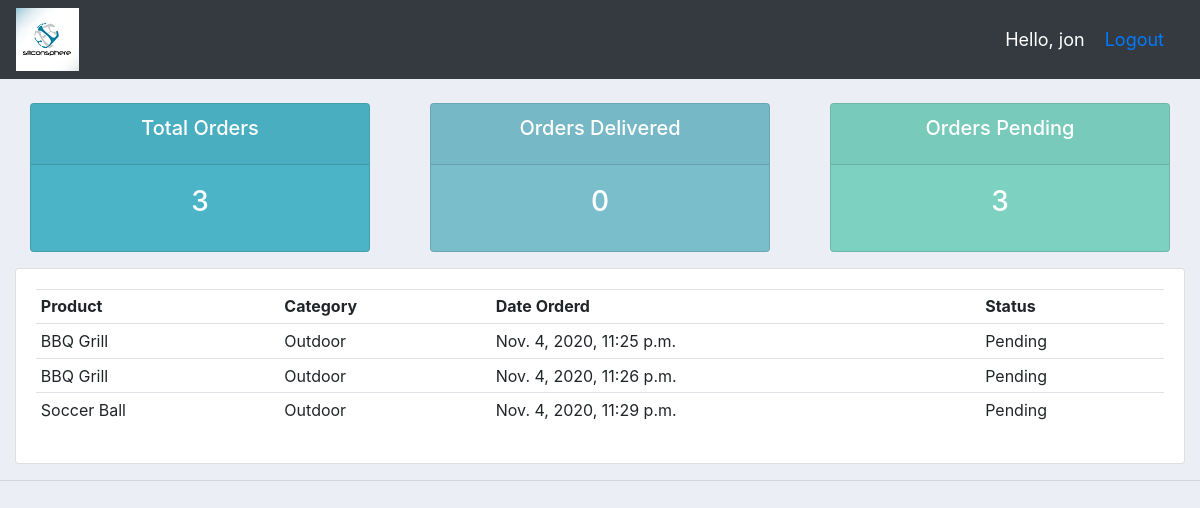
Page /user/ (signed in) on the committed database.
### accounts/models.py (models this page shows, shortened)
class Order(models.Model):
    STATUS = (
            ('Pending', 'Pending'),
            ('Out for delivery', 'Out for delivery'),
            ('Delivered', 'Delivered'),
    )
    customer = models.ForeignKey(Customer, null=True, on_delete=models.SET_NULL)
    product = models.ForeignKey(Product, null=True, on_delete=models.SET_NULL)
    date_created = models.DateTimeField(auto_now_add=True, null=True)
    status = models.CharField(max_length=200, null=True, choices=STATUS)

class Product(models.Model):
    CATEGORY = (
            ('Indoor', 'Indoor'),
            ('Outdoor', 'Outdoor'),
    )
    name = models.CharField(max_length=200, null=True)
    price = models.FloatField(null=True)
    category = models.CharField(max_length=200, null=True, choices=CATEGORY)
    description = models.CharField(max_length=200, null=True, blank=True)
    date_created = models.DateTimeField(auto_now_add=True, null=True)
    tags = models.ManyToManyField(Tag)
    def __str__(self):
        return self.name

### accounts/decorators.py (the view)
        def wrapper_func(request, *args, **kwargs):
            groups = None
            if request.user.groups.exists():
                groups = request.user.groups.all()[0].name
            if groups in allowed_roles:
                return view_func(request, *args, **kwargs)
            else:
                return HttpResponse('You are not authorized to access this page.')

### accounts/views.py (called while the page is built)
@login_required(login_url='login')
@allowed_users(allowed_roles=['customer'])
def userPage(request):
    orders = request.user.customer.order_set.all()
    total_orders = orders.count()
    delivered = orders.filter(status='Delivered').count()
    pending = orders.filter(status='Pending').count()
    context = {'orders':orders, 'order_count': total_orders, 'orders_delivered':delivered, 'orders_pending':pending}
    return render(request, 'accounts/user.html', context)

### accounts/templates/accounts/user.html
{% extends 'accounts/main.html' %}
{% block content %}
{% include 'accounts/status.html' %}
<div class="row">
	<div class="col-md">
		<div class="card card-body">
			<table class="table table-sm">
				<tr>
					<th>Product</th>
					<th>Category</th>
					<th>Date Orderd</th>
					<th>Status</th>
				</tr>
				{% for i in orders %}
				<tr>
					<td>{{i.product}}</td>
					<td>{{i.product.category}}</td>
					<td>{{i.date_created}}</td>
					<td>{{i.status}}</td>
				</tr>
				{% endfor %}
			</table>
		</div>
	</div>
</div>
{% endblock content %}

### accounts/templates/accounts/navbar.html (shortened to what this page needs)
{% load static %}
<nav class="navbar navbar-expand-lg navbar-dark bg-dark">
    <img src="{% static 'images/23.png' %}">
    <span class="rt-side-msg">Hello, {{ request.user }} </span>
    <span class="rt-side-msg"><a href="{% url 'logout' %}">Logout</a></span>
  </nav>

### static/css/main.css (style rules this page uses)
body { background-color: #ebeff5; }

### accounts/templates/accounts/navbar.html (style rules this page uses)
.rt-side-msg { font-size: 18px; color: #fff; margin-right: 20px; float: right; }

### rows in the picture
Order: product "BBQ Grill", product.category "Outdoor", date_created "Nov. 4, 2020, 11:25 p.m.", status "Pending"
Order: product "BBQ Grill", product.category "Outdoor", date_created "Nov. 4, 2020, 11:26 p.m.", status "Pending"
Order: product "Soccer Ball", product.category "Outdoor", date_created "Nov. 4, 2020, 11:29 p.m.", status "Pending"

### other values in the picture
{{ request.user }} "jon"
{{ order_count }} "3"
{{ orders_delivered }} "0"
{{ orders_pending }} "3"
